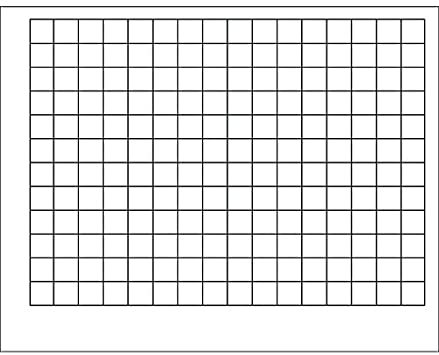
//> input picture code/418/grid.jpg, 439 x 355 px
$ ./main   (built with g++ and OpenCV 4)
//> lines starting //> are read from the running program, lines starting //| are printed output that depends on the picture
#include <stdio.h>
#include <opencv2/opencv.hpp>

using namespace cv;
using namespace std;

int main(int argc, char** argv)
{
    // Declare the output variables
    Mat dst, cdst, cdstP;

    const char* default_file = "grid.jpg";
    const char* filename = argc >=2 ? argv[1] : default_file;

    // Loads an image
    Mat src = imread(filename, IMREAD_GRAYSCALE );
//> src: 355 rows x 439 cols, CV_8UC1; min 0, max 255, mean 231

    // Check if image is loaded fine
    if(src.empty()){
        printf(" Error opening image\n");
        printf(" Program Arguments: [image_name -- default %s] \n", default_file);
        return -1;
    }

    // Edge detection
    Canny(src, dst, 50, 200, 3);
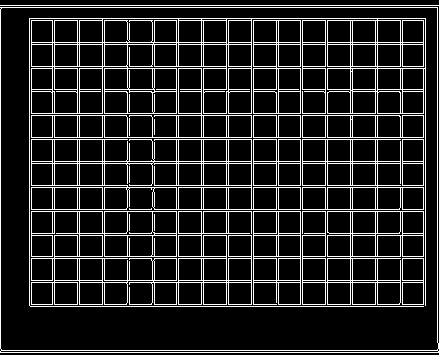
//> dst: 355 rows x 439 cols, CV_8UC1; 13.6% white in thin lines or dots

    // Copy edges to the images that will display the results in BGR
    cvtColor(dst, cdst, COLOR_GRAY2BGR);
//> cdst: 355 rows x 439 cols, CV_8UC3; 13.6% white in thin lines or dots
    cdstP = cdst.clone();

    // Standard Hough Line Transform
    vector<Vec2f> lines; // will hold the results of the detection
    HoughLines(dst, lines, 1, CV_PI/180, 150, 0, 0 ); // runs the actual detection
//> lines = 66 lines (rho, theta), first 12: [5, 1.57], [352, 1.57], [7, 1.57], [350, 1.57], [18, 1.57], [306, 1.57], [42, 1.57], [161, 1.57], [137, 1.57], [187, 1.57], [282, 1.57], [44, 1.57]

    // Draw the lines
    for( size_t i = 0; i < lines.size(); i++ )
    {
        float rho = lines[i][0], theta = lines[i][1];
        Point pt1, pt2;
        double a = cos(theta), b = sin(theta);
        double x0 = a*rho, y0 = b*rho;
        pt1.x = cvRound(x0 + 1000*(-b));
        pt1.y = cvRound(y0 + 1000*(a));
        pt2.x = cvRound(x0 - 1000*(-b));
        pt2.y = cvRound(y0 - 1000*(a));
        line(cdst, pt1, pt2, Scalar(0,0,255), 3, 16);
    }
//> this loop made 66 passes
//> (rho, theta, a, b, x0, y0) on passes 1 to 12: (5, 1.57, -4.37e-08, 1, -2.19e-07, 5), (352, 1.57, -4.37e-08, 1, -1.54e-05, 352), (7, 1.57, -4.37e-08, 1, -3.06e-07, 7), (350, 1.57, -4.37e-08, 1, -1.53e-05, 350), (18, 1.57, -4.37e-08, 1, -7.87e-07, 18), (306, 1.57, -4.37e-08, 1, -1.34e-05, 306), (42, 1.57, -4.37e-08, 1, -1.84e-06, 42), (161, 1.57, -4.37e-08, 1, -7.04e-06, 161), (137, 1.57, -4.37e-08, 1, -5.99e-06, 137), (187, 1.57, -4.37e-08, 1, -8.17e-06, 187), (282, 1.57, -4.37e-08, 1, -1.23e-05, 282), (44, 1.57, -4.37e-08, 1, -1.92e-06, 44)
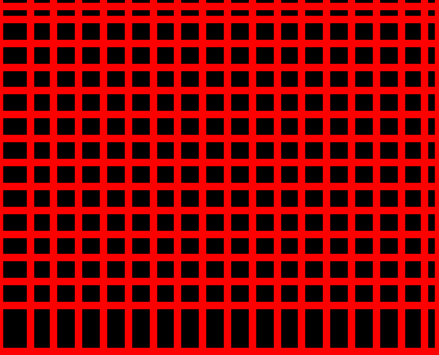
//> cdst: 355 rows x 439 cols, CV_8UC3; mean B, G, R 0, 0, 133.3

    // Probabilistic Line Transform
    vector<Vec4i> linesP; // will hold the results of the detection
    HoughLinesP(dst, linesP, 1, CV_PI/180, 50, 50, 10 ); // runs the actual detection
//> linesP = 66 lines (x1, y1, x2, y2), first 8: [29, 20, 425, 20], [29, 211, 425, 211], [0, 352, 438, 352], [29, 44, 425, 44], [29, 209, 425, 209], [29, 282, 425, 282], [29, 115, 425, 115], [29, 280, 425, 280]
    //![hough_lines_p]
    //![draw_lines_p]
    // Draw the lines
    for( size_t i = 0; i < linesP.size(); i++ )
    {
        Vec4i l = linesP[i];
        line( cdstP, Point(l[0], l[1]), Point(l[2], l[3]), Scalar(0,0,255), 3, 16);
    }
//> this loop made 66 passes
//> l on passes 1 to 12: [29, 20, 425, 20], [29, 211, 425, 211], [0, 352, 438, 352], [29, 44, 425, 44], [29, 209, 425, 209], [29, 282, 425, 282], [29, 115, 425, 115], [29, 280, 425, 280], [29, 68, 425, 68], [29, 113, 425, 113], [29, 163, 425, 163], [0, 351, 0, 5]
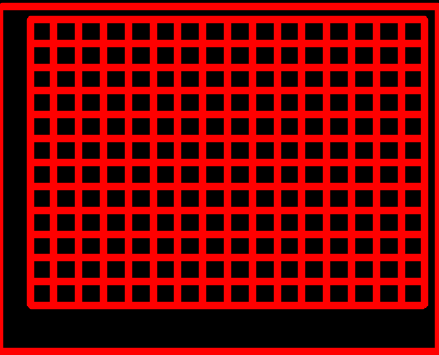
//> cdstP: 355 rows x 439 cols, CV_8UC3; mean B, G, R 0, 0, 118.8
    imwrite("out.jpg", cdst);

    // Show results
    /*
    imshow("Source", src);
    imshow("Detected Lines (in red) - Standard Hough Line Transform", cdst);
    imshow("Detected Lines (in red) - Probabilistic Line Transform", cdstP);
    waitKey();
    */
    return 0;
}
